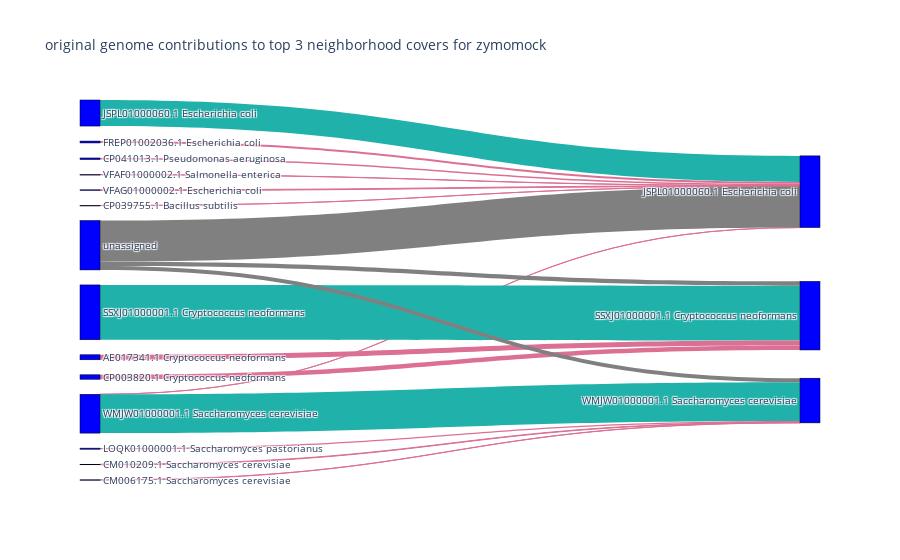

The notebook cell this image was saved under:
### Code cell
fig.update_layout(title_text="original genome contributions to top 3 neighborhood covers for zymomock", font_size=10)
fig.show()

### Figure 1 — Plotly figure (JSON) as saved in the notebook; plotly's stock layout.template omitted (floating-point values rounded to 4 significant figures)
{"data": [{"link": {"color": ["palevioletred", "lightseagreen", "palevioletred", "palevioletred", "palevioletred", "palevioletred", "palevioletred", "lightseagreen", "palevioletred", "palevioletred", "lightseagreen", "palevioletred", "palevioletred", "palevioletred", "grey", "grey", "grey"], "label": ["", "", "", "", "", "", "", "", "", "", "", "", "", "", "", "", ""], "source": [1, 2, 3, 4, 5, 10, 13, 0, 8, 11, 1, 14, 16, 17, 18, 18, 18], "target": [19, 19, 19, 19, 19, 19, 19, 20, 20, 20, 21, 21, 21, 21, 19, 20, 21], "value": [1, 7395, 58, 2, 540, 462, 200, 15566, 1420, 1271, 11025, 317, 153, 64, 11683, 1214, 1127]}, "node": {"color": "blue", "label": ["SSXJ01000001.1 Cryptococcus neoformans", "WMJW01000001.1 Saccharomyces cerevisiae", "JSPL01000060.1 Escherichia coli", "VFAF01000002.1 Salmonella enterica", "CP039755.1 Bacillus subtilis", "FREP01002036.1 Escherichia coli", "CP039751.1 Listeria monocytogenes", "VFAE01000004.1 Staphylococcus aureus", "AE017341.1 Cryptococcus neoformans", "CP039750.1 Limosilactobacillus fermentum", "CP041013.1 Pseudomonas aeruginosa", "CP003820.1 Cryptococcus neoformans", "CP039752.1 Enterococcus faecalis", "VFAG01000002.1 Escherichia coli", "LOQK01000001.1 Saccharomyces pastorianus", "VEMH01000100.1 Bacillus paranthracis", "CM010209.1 Saccharomyces cerevisiae", "CM006175.1 Saccharomyces cerevisiae", "unassigned", "JSPL01000060.1 Escherichia coli", "SSXJ01000001.1 Cryptococcus neoformans", "WMJW01000001.1 Saccharomyces cerevisiae", "VFAF01000002.1 Salmonella enterica", "FREP01002036.1 Escherichia coli", "CP039755.1 Bacillus subtilis", "VFAE01000004.1 Staphylococcus aureus", "CP039750.1 Limosilactobacillus fermentum", "CP041013.1 Pseudomonas aeruginosa", "CP039751.1 Listeria monocytogenes", "VFAG01000002.1 Escherichia coli", "CP039752.1 Enterococcus faecalis", "VEMH01000100.1 Bacillus paranthracis", "AE017341.1 Cryptococcus neoformans", "CP003820.1 Cryptococcus neoformans", "LOQK01000001.1 Saccharomyces pastorianus", "CM010209.1 Saccharomyces cerevisiae", "CM006175.1 Saccharomyces cerevisiae"], "line": {"color": "black", "width": 0.5}, "pad": 15, "thickness": 20}, "type": "sankey"}], "layout": {"font": {"size": 10}, "title": {"text": "original genome contributions to top 3 neighborhood covers for zymomock"}}}
